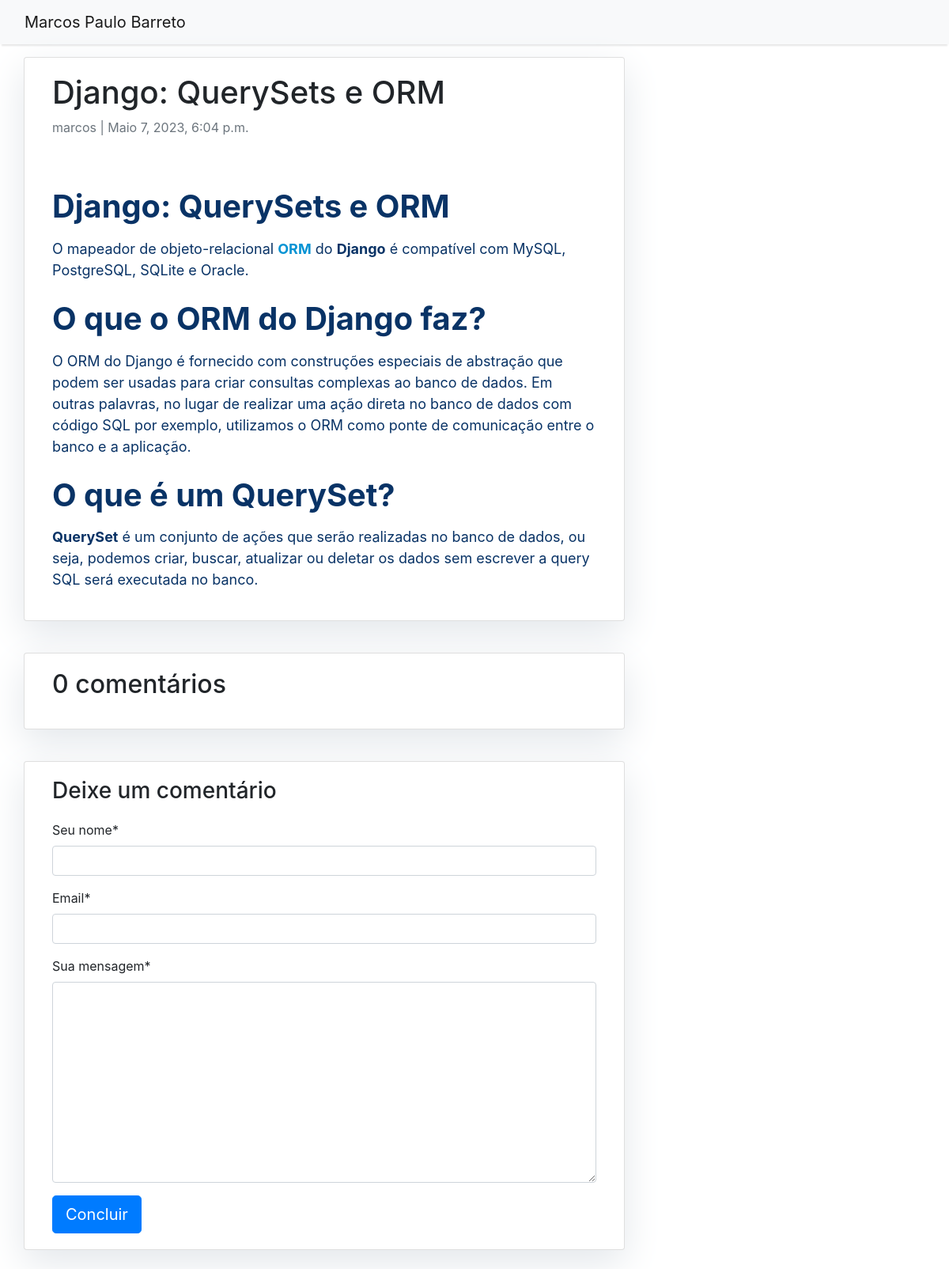
The app's page /django-querysets-e-orm/ with its own data.
### blog/models.py (models this page shows, shortened)
class Post(models.Model):
    title = models.CharField(max_length=200, unique=True)
    slug = models.SlugField(max_length=200, unique=True)
    author = models.ForeignKey(
        User, on_delete=models.CASCADE, related_name="blog_posts"
    )
    updated_on = models.DateTimeField(auto_now=True)
    content = models.TextField()
    created_on = models.DateTimeField(auto_now_add=True)
    status = models.IntegerField(choices=STATUS, default=0)
    class Meta:
        ordering = ["-created_on"]

### blog/views.py (the view, shortened to what this page needs)
# urls.py: path("<slug:slug>/", views.PostDetailView.as_view(), name="post_detail"),
class PostDetailView(View):
    def get(self, request, slug):
        template_name = "post_detail.html"
        post = get_object_or_404(Post, slug=slug)
        comments = post.comments.filter(active=True).order_by("-created_on")
        comment_form = CommentForm()
        context = {
            "post": post,
            "comments": comments,
            "comment_form": comment_form,
        }
        return render(request, template_name, context)

### blog/forms.py
class CommentForm(forms.ModelForm):
    class Meta:
        model = Comment
        fields = ("name", "email", "body")

### templates/post_detail.html (shortened to what this page needs)
{% extends 'base.html' %} {% block content %}
    {% load crispy_forms_tags %}
    <div class="container">
        <div class="row">
            <div class="col-md-8 card mb-4  mt-3 left  top">
                <div class="card-body">
                    <h1>{% block title %} {{ post.title }} {% endblock title %}</h1>
                    <p class=" text-muted">{{ post.author }} | {{ post.created_on }}</p>
                    <p class="card-text ">{{ post.content | safe }}</p>
                </div>
            </div>
            <div class="col-md-8 card mb-4  mt-3 ">
                <div class="card-body">
                    {% with comments.count as total_comments %}
                        <h2>{{ total_comments }} comentários</h2>
                    {% endwith %}
                </div>
            </div>
            <div class="col-md-8 card mb-4  mt-3 ">
                <div class="card-body">
                    {% if new_comment %}
                        <div class="alert alert-success" role="alert">
                            Obrigado por participar, seu comentário está aguardando moderação.
                        </div>
                    {% else %}
                        <h3>Deixe um comentário</h3>
                        <form method="post" style="margin-top: 1.3em;"> {% csrf_token %}
                            <div id="div_id_name" class="form-group">
                                <label for="id_name" class=" requiredField">
                                    Seu nome<span class="asteriskField">*</span>
                                </label>
                                <div class="">
                                    <input type="text" name="name" maxlength="80" class="textinput textInput form-control" required="" id="id_name">
                                </div>
                            </div>
                            <div id="div_id_email" class="form-group">
                                <label for="id_email" class=" requiredField">
                                    Email<span class="asteriskField">*</span>
                                </label>
                                <div class="">
                                    <input type="email" name="email" maxlength="254" class="emailinput form-control" required="" id="id_email">
                                </div>
                            </div>
                            <div id="div_id_body" class="form-group">
                                <label for="id_body" class=" requiredField">
                                    Sua mensagem<span class="asteriskField">*</span>
                                </label>
                                <div class="">
                                    <textarea name="body" cols="40" rows="10" class="textarea form-control" required="" id="id_body"></textarea>
                                </div>
                            </div>
                            <button type="submit" class="btn btn-primary  btn-lg">Concluir</button>
                        </form>
                    {% endif %}
                </div>
            </div>
        </div>
    </div>
{% endblock content %}

### static/css/base.css (style rules this page uses)
body { font-family: "Roboto", sans-serif; font-size: 17px; background-color: #fdfdfd; }
.card { box-shadow: 0 16px 48px #E3E7EB; }

### records on screen
Post: title "Django: QuerySets e ORM", author "marcos", created_on "Maio 7, 2023, 6:04 p.m.", content "Django: QuerySets e ORM O mapeador de objeto-relacional ORM do Django é compatível com MySQL, PostgreSQL, SQLite e Oracle. O que o ORM do Django faz? O ORM do Django é fornecido com construções especiais de abstração que podem ser usadas para criar consultas complexas ao banco de dados. Em outras palavras, no lugar de realizar uma ação direta no banco de dados com código SQL por exemplo, utilizamos o ORM como ponte de comunicação entre o banco e a aplicação. O que é um QuerySet? QuerySet é um conjunto de ações que serão realizadas no banco de dados, ou seja, podemos criar, buscar, atualizar ou deletar os dados sem escrever a query SQL será executada no banco."

### other values on screen
{{ total_comments }} "0"
